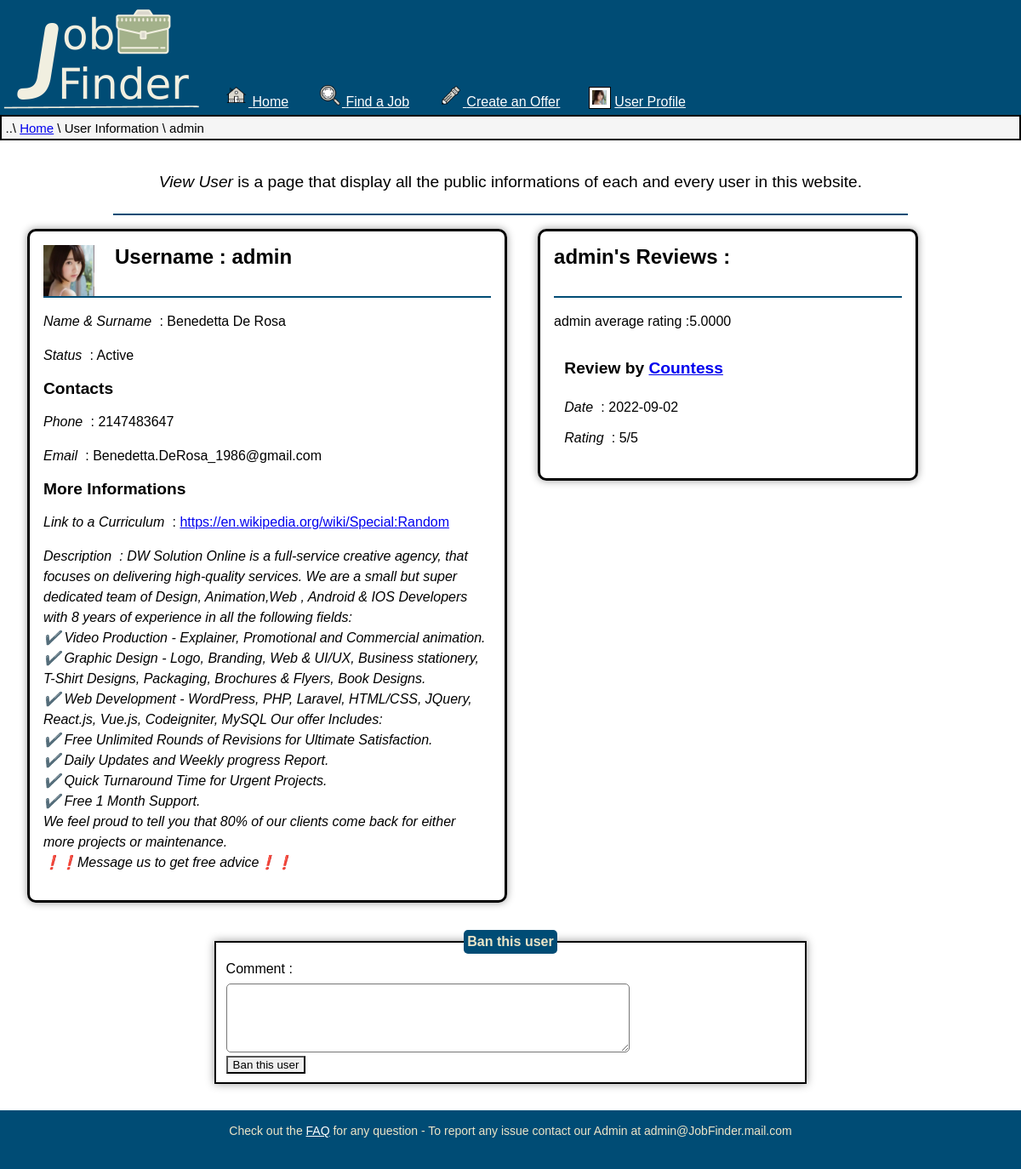
The page /PHP/ViewUser.php?Code_User=1 (signed in) on the database its author committed.
### tables this page shows
CREATE TABLE `users` (
  `Code_user` int(10) UNSIGNED NOT NULL,
  `Status` enum('Active','Inactive','Banned') NOT NULL,
  `Name` varchar(64) NOT NULL,
  `Surname` varchar(64) NOT NULL,
  `Nickname` varchar(48) NOT NULL,
  `Birth` date NOT NULL,
  `Email` varchar(48) NOT NULL,
  `Nationality` varchar(56) NOT NULL,
  `City` varchar(45) NOT NULL,
  `Address` varchar(75) DEFAULT NULL,
  `Phone` int(11) DEFAULT NULL,
  `Picture` varchar(64) NOT NULL,
  `Curriculum` varchar(128) DEFAULT NULL,
  `Description` varchar(4096) NOT NULL,
  `Creation` date NOT NULL DEFAULT current_timestamp()
);

CREATE TABLE `reviews` (
  `Code_user` int(10) UNSIGNED NOT NULL,
  `Code_job` int(10) UNSIGNED NOT NULL,
  `Stars` int(1) UNSIGNED NOT NULL,
  `Comments` varchar(250) NOT NULL,
  `Date` date NOT NULL DEFAULT current_timestamp()
);

### PHP/DBAccess.php (called while the page is built, shortened)
<?php
class DBAccess {
	private $connection;
	public function openDBConnection(){
		$this->connection = mysqli_connect(DBAccess::HOST_DB, DBAccess::USERNAME, DBAccess::PASSWORD, DBAccess::DBNAME);
		if(!$this->connection){
			echo("connessione al DB fallita: ".mysqli_connect_errno());
			return false;
		}
		else
			return true;
	}
  public function getUser($id) {
    if(isset($id)) {
		$queryCall=mysqli_prepare($this->connection, 'SELECT * FROM users WHERE Code_user = ? LIMIT 1;');
		mysqli_stmt_bind_param($queryCall,'i',$id);
		mysqli_stmt_execute($queryCall);
		$queryResult = mysqli_stmt_get_result($queryCall);
		if(mysqli_num_rows($queryResult) == 0)
			return null;
		else
			return mysqli_fetch_assoc($queryResult);
} else
		return null;
  }
  public function getUserReview($id) {
    if(isset($id)) {
		$queryCall=mysqli_prepare($this->connection, 'SELECT AVG(Stars) AS AvgStar FROM reviews WHERE Code_user =?;');
		mysqli_stmt_bind_param($queryCall,'i',$id);
		mysqli_stmt_execute($queryCall);
		$queryResult = mysqli_stmt_get_result($queryCall);
		return mysqli_fetch_assoc($queryResult);
    } else
		return null;
  }
  public function getUserReviewList($id,$number) {
    if(isset($id)) {
		$queryCall=mysqli_prepare($this->connection, 'SELECT P.Code_user AS JobGiver, R.Stars , R.Comments, R.Date
			FROM reviews AS R LEFT JOIN past_jobs AS P ON R.Code_job = P.Code_job WHERE R.Code_user = ?  ORDER BY R.Date DESC LIMIT ?;');
		mysqli_stmt_bind_param($queryCall,'ii',$id,$number);
		mysqli_stmt_execute($queryCall);
		$queryResult = mysqli_stmt_get_result($queryCall);
		if(mysqli_num_rows($queryResult) == 0)
			return null;
		else {
			$result=array();
			while ($tmp=mysqli_fetch_assoc($queryResult))
				array_push($result, $tmp);
			return $result;
		}
    } else
		return null;
  }
}
?>

### PHP/ViewUser.php (the view, shortened to what this page needs)
<?php
require_once 'DBAccess.php';
if(isset($_SESSION['user_Username']))
{
  $url = '..'. DIRECTORY_SEPARATOR .'HTML'. DIRECTORY_SEPARATOR .'ViewUser.html';
  $HTML = file_get_contents($url);
  $DBAccess = new DBAccess();
  $HTMLContent = '<li><a href="Welcome.php">
  <img src="..'. DIRECTORY_SEPARATOR .'IMG'. DIRECTORY_SEPARATOR .'UsrPrfl'. DIRECTORY_SEPARATOR . $_SESSION['user_Icon'] .'" alt="Profile Picture" id="profilepic" class="icons">User Profile</a></li>';
  $HTML = str_replace('<subpage/>',$HTMLContent,$HTML);
  if($_GET['Code_User']) {
    $index = filter_var($_GET['Code_User'], FILTER_VALIDATE_INT);
    $row = $DBAccess->getUser($index);
    if($row) {
      $HTML = str_replace("{{ Nickname }}",trim($row["Nickname"]),$HTML);
      $HTML = str_replace("{{ Name }}",trim($row["Name"]),$HTML);
      $HTML = str_replace("{{ Surname }}",trim($row["Surname"]),$HTML);
      $HTML = str_replace("{{ Picture }}",trim($row["Picture"]),$HTML);
      $HTML = str_replace("{{ Status }}",trim($row["Status"]),$HTML);
      $HTML = str_replace("{{ Phone }}",($row["Phone"] ? trim($row["Phone"]) : 'Not Available'),$HTML);
      $HTML = str_replace("{{ Email }}",trim($row["Email"]),$HTML);
	  if($row["Curriculum"])
		$HTML = str_replace("{{ Curriculum }}",'<a href="'.trim($row["Curriculum"]).'">'.trim($row["Curriculum"]).'</a>',$HTML);
	  else
		$HTML = str_replace("{{ Curriculum }}","Not Available",$HTML);
      $HTML = str_replace("{{ Description }}",$row["Description"]?trim($row["Description"]) : "Not Available",$HTML);
      $Review = $DBAccess->getUserReviewList($index,5);
      if($Review) {
        $content = '<div id="viewUserFeedBack" class="box"><div class="headchapter">
            <h1 class="chapter">'.trim($row["Nickname"]). '\'s Reviews : </h1></div>';
        $average = $DBAccess->getUserReview($index);
        $content .= '<p>'.trim($row["Nickname"]).' average rating :'.trim($average["AvgStar"]) .'</p>';
        foreach($Review as $R) {
          $User = $DBAccess->getUser(trim($R["JobGiver"]));
          $content .= '<div class="review">
            <h2 class="reviewTitle">Review by <a href="ViewUser.php?Code_User='.$User["Code_user"].'">'.$User["Nickname"].'</a></h2>
            <p class="star"><span>Date</span> : '.trim($R["Date"]) .'</p>
            <p class="date"><span>Rating</span> : '.trim($R["Stars"]).'/5 </p>
          </div>';
        }
      $content .= '</div>';
      $HTML = str_replace('<div id="viewUserFeedBack" class="box"></div>',$content,$HTML);
      }
      else {
        $content = '<div id="viewUserFeedBack" class="box">This user has no reviews.</div>';
        $HTML = str_replace('<div id="viewUserFeedBack" class="box"></div>',$content,$HTML);
      }
      $adminActions = '';
      if(isset($_SESSION['Admin']) && $_SESSION['Admin']==1)
      {
        $urlContent = '..'. DIRECTORY_SEPARATOR .'HTML'. DIRECTORY_SEPARATOR .'Elements'. DIRECTORY_SEPARATOR .'FormAdminUser.html';
        $adminActions .= file_get_contents($urlContent);
        $adminActions = str_replace('<code/>',$index, $adminActions);
        $adminActions = str_replace('{{Ban}}',trim($row["Status"])=='Banned'? 'Unban':'Ban',$adminActions);
        $adminActions = str_replace('<ban/>',trim($row["Status"])=='Banned'? 'unban_':'',$adminActions);
      }
      else {
        $adminActions .= '';
      }
      $HTML = str_replace('<admin/>',$adminActions,$HTML);
    }
    echo $HTML;
  }
  else {
    header("Location:Index.php");
  }
}
exit();
?>

### CSS/StyleSheet.css (style rules this page uses)
:root { --background: #ECE5C7; --linksOnBlue: #F4E3AE; --links: #0000EE; --visitedLinks: #800080; --color: #004C75; --subcolor: #3A5782; --content: #fff; --black: #000; --darkWhite: #d1d9e6; --shadow: #999; --correct: #44c244; --error: #d4110b; }
html { width: 100%; background-color: var(--background); }
html, body { min-height: 94vh; }
body { background-color: var(--content); font-family:Tahoma, sans-serif; margin:auto; padding-bottom: 3%; max-width: 1200px; overflow-x: hidden; }
main { padding: 1em; margin-bottom: 1em; }
.box { box-shadow: 0 0 10px var(--shadow); border: 3px solid var(--black); }
p { line-height: 1.5em; }
a { color: var(--links) }
header { background-color: var(--color); display: flex; align-items: flex-end; }
header img#Logo { width: 20%; }
header ul { margin:auto; list-style-type: none; margin: 0; padding: 0; }
header ul li { display:inline-block; padding: 0.4em; margin-left: 1em; }
header ul li a:link { margin-bottom: 0.2em; color: var(--content); }
header img.icons { width:1.5em; height:1.5em; padding-right :0.15em; vertical-align: text-bottom; }
img#profilepic { width: 1.1em; height: 1.1em; padding : 0.2em; background-color: var(--content); border : solid 1px var(--black); vertical-align: text-bottom; margin-right: 0.3em; }
nav.breadcrumb { font-size: 0.9375em; padding: 0.3em; background-color:whitesmoke; border-width: 0em; border: solid 2px var(--black); }
footer { position: fixed; bottom: 0; min-height: 5%; width: 100%; text-align:center; background-color: var(--color); max-width: 1200px; margin: auto; z-index:5; }
footer#footer p { display: inline-block; font-size: 0.875em; color: var(--background); }
footer#footer a:link { color: var(--content); }
form { margin-top: 1em; }
fieldset { box-shadow:0 0 10px var(--shadow); border: 2px solid var(--black); }
legend { background-color: var(--color); color: var(--background); padding: 0.3em; border-radius: 5px; font-weight: bold; text-align: center; margin-bottom: 0.2em; }
textarea { border-radius: 5px; resize:vertical; width:70%; }
label { display: block; width: 100%; text-align: left; padding-bottom: 0.5em; }
button[type=submit], input[type=submit] { border-color: var(--black); }
div#intro, div#introTags { width: 80%; margin: auto; padding-bottom: 0.2em; border-bottom: 2px solid var(--color); }
div#intro p, div#introTags { text-align: center; font-size: 1.2em; }
div.headchapter { width: 80%; padding-bottom: 2em; border-bottom: 2px solid var(--color); margin-right: 20%; }
main#viewUser div.headchapter { width: 100%; padding-bottom: 2em; border-bottom: 2px solid var(--color); }
h1.chapter { display:inline; font-size: 1.5em; }
div.review { margin: 3%; display: flex; flex-direction: column; }
h2.reviewTitle { font-size: 1.1em; }
main img#icon { width:3.75em; height:3.75em; float:left; padding-right: 1.5em; }
img.icons { width: 1.5em; height: 1.5em; display: inline-block; padding: 0.2em; }
.review .star, .review .date { margin-block-start: 0.4em; margin-block-end: 0.4em; }
span#description { white-space: pre-wrap; white-space: break-spaces; }
main#viewUser { vertical-align: top; padding: 1em; }
div#viewUserInfo, div#viewUserFeedBack { display: inline-block; vertical-align: top; margin: 1em; padding: 1em; border-radius: 10px; }
div#viewUserInfo { width: 45%; }
div#viewUserInfo span, div#viewUserFeedBack span { font-style: italic; padding-right: 0.3em; }
div#viewUserFeedBack { width: 35%; }
main#viewUser h2 { font-size: 1.2em; }
form#AdminForm { width: 60%; margin: auto; padding: 1em; margin-bottom: 1em; }
form#AdminForm button { display: block; }

### CSS/Print.css (style rules this page uses)
html { width: 100%; margin: 0; float: none; font-size: 1em; }
header, header > img { display: none; }
ul#menu, ul#menu img { display: none; }
nav.breadcrumb { display: none; }
footer#footer, footer#footer img { display: none; }
form { display: none; }
main img#icon { width: 4em; height: 4em; }
h1 { font-size: 1.2em; }
h2 { font-size: 1.1em; }

### rows shown on the page
users: Nickname "admin"
reviews: users.Nickname "Countess", Date "2022-09-02", Stars "5"

### other values the page prints
$average["AvgStar"] "5.0000"
